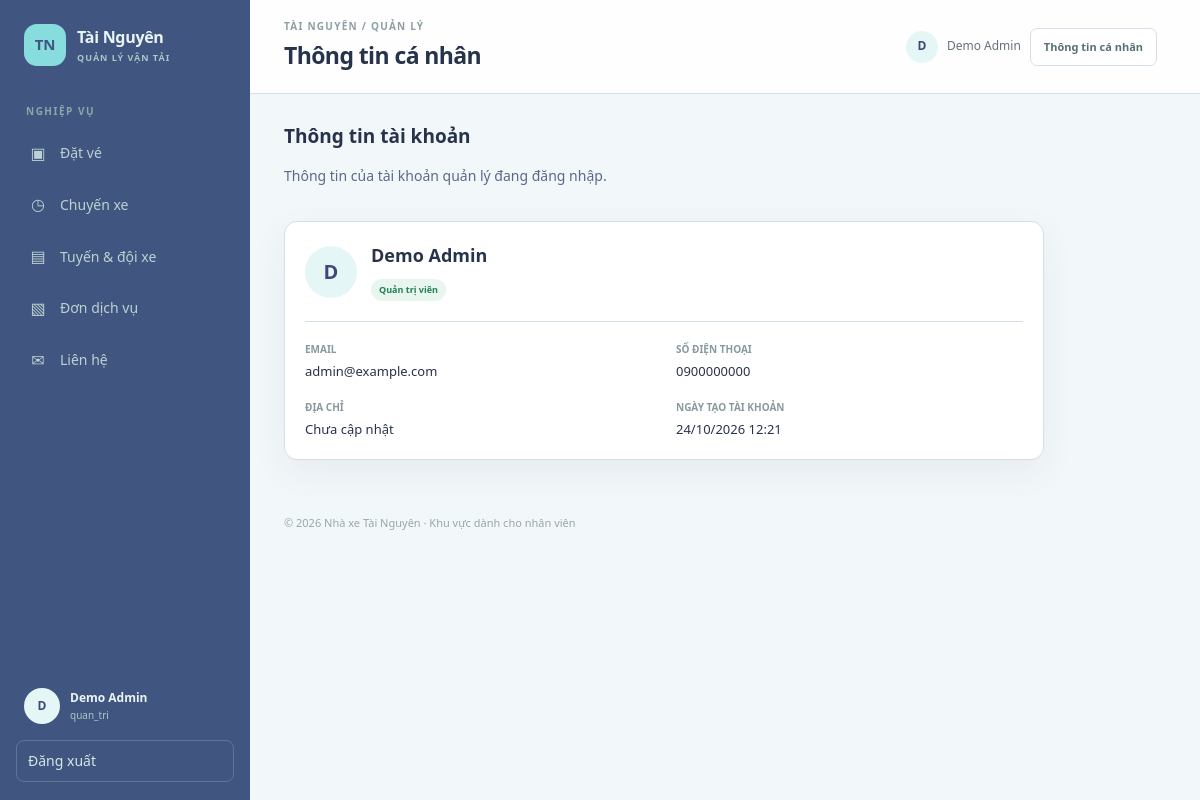
The page /Website_Manage/admin/modules/users/profile.php (signed in) on the database its author committed.
### tables this page shows
CREATE TABLE `nguoi_dung` (
  `ma_nguoi_dung` bigint(20) UNSIGNED NOT NULL,
  `ma_vai_tro` int(10) UNSIGNED NOT NULL,
  `ho_ten` varchar(100) NOT NULL,
  `email` varchar(150) DEFAULT NULL,
  `so_dien_thoai` varchar(20) DEFAULT NULL,
  `mat_khau` varchar(255) NOT NULL,
  `dia_chi` varchar(255) DEFAULT NULL,
  `trang_thai` enum('hoat_dong','tam_khoa') NOT NULL DEFAULT 'hoat_dong',
  `ngay_tao` timestamp NOT NULL DEFAULT current_timestamp()
);

CREATE TABLE `vai_tro` (
  `ma_vai_tro` int(10) UNSIGNED NOT NULL,
  `ten_vai_tro` varchar(50) NOT NULL,
  `mo_ta` varchar(255) DEFAULT NULL
);

### Website_Manage/admin/_bootstrap.php (called while the page is built, shortened)
<?php
function admin_e($value): string
{
    return htmlspecialchars((string) $value, ENT_QUOTES | ENT_SUBSTITUTE, 'UTF-8');
}
function admin_base_url(): string
{
    $scriptName = str_replace('\\', '/', (string) ($_SERVER['SCRIPT_NAME'] ?? ''));
    $adminPosition = strpos($scriptName, '/admin/');
    if ($adminPosition !== false) {
        return substr($scriptName, 0, $adminPosition + strlen('/admin'));
    }
    return rtrim(str_replace('\\', '/', dirname($scriptName)), '/');
}
function admin_url(string $path): string
{
    return admin_base_url() . '/' . ltrim($path, '/');
}
function admin_project_url(string $path): string
{
    $projectBase = dirname(dirname(admin_base_url()));
    return rtrim($projectBase, '/') . '/' . ltrim($path, '/');
}
function admin_asset_url(string $path): string
{
    return admin_project_url('Website_Manage/assets/' . ltrim($path, '/'));
}

### Website_Manage/admin/modules/users/profile.php (the view, shortened to what this page needs)
<?php
require_once __DIR__ . '/../../_bootstrap.php';
$userId = (int) $_SESSION['account']['id'];
$stmt = $conn->prepare(
    "SELECT nd.ho_ten, nd.email, nd.so_dien_thoai, nd.dia_chi, nd.trang_thai, nd.ngay_tao, vt.ten_vai_tro
     FROM nguoi_dung nd
     INNER JOIN vai_tro vt ON vt.ma_vai_tro = nd.ma_vai_tro
     WHERE nd.ma_nguoi_dung = ? AND nd.trang_thai = 'hoat_dong'
     LIMIT 1"
);
$stmt->bind_param('i', $userId);
$stmt->execute();
$profile = $stmt->get_result()->fetch_assoc();
$roleLabels = [
    'quan_tri' => 'Quản trị viên',
    'nhan_vien' => 'Nhân viên',
];
$activePage = 'profile';
$pageTitle = 'Thông tin cá nhân';
require __DIR__ . '/../../../includes/header.php';
?>
<div class="page-intro">
    <div>
        <h2>Thông tin tài khoản</h2>
        <p class="muted">Thông tin của tài khoản quản lý đang đăng nhập.</p>
    </div>
</div>
<section class="card profile-card">
    <div class="profile-heading">
        <span class="avatar profile-avatar"><?= admin_e(mb_substr($profile['ho_ten'], 0, 1, 'UTF-8')) ?></span>
        <div>
            <h2><?= admin_e($profile['ho_ten']) ?></h2>
            <span class="status status-success"><?= admin_e($roleLabels[$profile['ten_vai_tro']] ?? $profile['ten_vai_tro']) ?></span>
        </div>
    </div>
    <dl class="profile-details">
        <div><dt>Email</dt><dd><?= admin_e($profile['email'] ?: 'Chưa cập nhật') ?></dd></div>
        <div><dt>Số điện thoại</dt><dd><?= admin_e($profile['so_dien_thoai'] ?: 'Chưa cập nhật') ?></dd></div>
        <div><dt>Địa chỉ</dt><dd><?= admin_e($profile['dia_chi'] ?: 'Chưa cập nhật') ?></dd></div>
        <div><dt>Ngày tạo tài khoản</dt><dd><?= admin_e(date('d/m/Y H:i', strtotime($profile['ngay_tao']))) ?></dd></div>
    </dl>
</section>
<?php require __DIR__ . '/../../../includes/footer.php'; ?>

### Website_Manage/includes/header.php (shortened to what this page needs)
<?php
$activePage = $activePage ?? '';
$pageTitle = $pageTitle ?? 'Khu vực quản lý';
$currentUser = $_SESSION['account'];
?>
<!doctype html>
<html lang="vi">
<head>
    <link rel="stylesheet" href="<?= admin_e(admin_asset_url('css/admin.css')) ?>">
</head>
<body>
<div class="admin-shell">
    <aside class="sidebar">
        <a class="brand" href="<?= admin_e(admin_url('modules/bookings/bookings.php')) ?>"><span class="brand-mark">TN</span><span>Tài Nguyên<small>QUẢN LÝ VẬN TẢI</small></span></a>
        <p class="nav-caption">NGHIỆP VỤ</p>
        <nav class="side-nav" aria-label="Điều hướng quản lý">
            <a class="<?= $activePage === 'bookings' ? 'active' : '' ?>" href="<?= admin_e(admin_url('modules/bookings/bookings.php')) ?>"><span class="nav-icon">▣</span> Đặt vé</a>
            <a class="<?= $activePage === 'trips' ? 'active' : '' ?>" href="<?= admin_e(admin_url('modules/trips/trips.php')) ?>"><span class="nav-icon">◷</span> Chuyến xe</a>
            <a class="<?= $activePage === 'fleet' ? 'active' : '' ?>" href="<?= admin_e(admin_url('modules/fleet/fleet.php')) ?>"><span class="nav-icon">▤</span> Tuyến &amp; đội xe</a>
            <a class="<?= $activePage === 'services' ? 'active' : '' ?>" href="<?= admin_e(admin_url('modules/services/services.php')) ?>"><span class="nav-icon">▧</span> Đơn dịch vụ</a>
            <a class="<?= $activePage === 'contacts' ? 'active' : '' ?>" href="<?= admin_e(admin_url('modules/support/contacts.php')) ?>"><span class="nav-icon">✉</span> Liên hệ</a>
        </nav>
        <div class="sidebar-bottom">
            <div class="user-chip"><span class="avatar"><?= admin_e(mb_substr($currentUser['name'], 0, 1, 'UTF-8')) ?></span><span><?= admin_e($currentUser['name']) ?><small><?= admin_e($currentUser['role']) ?></small></span></div>
            <form method="post" action="<?= admin_e(admin_project_url('Website_Customer/pages/logout.php')) ?>">
                <button class="logout-button" type="submit">Đăng xuất</button>
            </form>
        </div>
    </aside>
    <main class="main-panel">
        <header class="topbar">
            <div><p class="eyebrow">TÀI NGUYÊN / QUẢN LÝ</p><h1><?= admin_e($pageTitle) ?></h1></div>
            <div class="topbar-user">
                <span class="avatar avatar-small"><?= admin_e(mb_substr($currentUser['name'], 0, 1, 'UTF-8')) ?></span>
                <span><?= admin_e($currentUser['name']) ?></span>
                <a class="button button-light topbar-profile-link" href="<?= admin_e(admin_url('modules/users/profile.php')) ?>">Thông tin cá nhân</a>
            </div>
        </header>
        <div class="content">

### Website_Manage/assets/css/admin.css (style rules this page uses)
:root { color-scheme: light; --ink: #27334B; --muted: #596A86; --line: #D5DFEA; --canvas: #F2F7FA; --card: #fff; --green: #434777; --green-dark: #405580; --green-soft: #E5F6F6; --orange: #87DDDD; --red: #c94f4f; --shadow: 0 12px 35px rgba(24, 51, 59, .06); }
* { box-sizing: border-box; }
body { margin: 0; background: var(--canvas); color: var(--ink); font: 14px/1.55 "Segoe UI", Arial, sans-serif; }
a { color: var(--green); text-decoration: none; }
button, input, select, textarea { font: inherit; }
button, a, input, select, textarea { outline-color: #87DDDD; }
.admin-shell { min-height: 100vh; }
.sidebar { position: fixed; inset: 0 auto 0 0; z-index: 5; display: flex; width: 250px; flex-direction: column; padding: 24px 16px 18px; background: #405580; color: #e8f5f3; }
.brand { display: flex; align-items: center; gap: 11px; padding: 0 8px; color: inherit; font-size: 16px; font-weight: 800; letter-spacing: -.3px; }
.brand-mark { display: grid; width: 42px; height: 42px; place-items: center; border-radius: 13px; background: #87DDDD; color: #405580; font-size: 15px; font-weight: 800; }
.brand small { display: block; margin-top: 2px; color: #a9c8c5; font-size: 9px; font-weight: 600; letter-spacing: 1px; }
.nav-caption { margin: 38px 10px 10px; color: #87aaa7; font-size: 10px; font-weight: 700; letter-spacing: 1.5px; }
.side-nav { display: grid; gap: 5px; }
.side-nav a { display: flex; align-items: center; gap: 12px; padding: 11px 12px; border-radius: 9px; color: #bdd2d0; font-weight: 500; transition: .18s ease; }
.nav-icon { width: 20px; text-align: center; font-size: 16px; }
.sidebar-bottom { display: grid; gap: 12px; margin-top: auto; }
.user-chip { display: flex; align-items: center; gap: 10px; padding: 12px 8px 4px; font-size: 12px; font-weight: 600; }
.user-chip small { display: block; color: #a9c8c5; font-size: 10px; font-weight: 400; }
.avatar { display: grid; width: 36px; height: 36px; flex: 0 0 auto; place-items: center; border-radius: 50%; background: #E5F6F6; color: #434777; font-weight: 800; }
.avatar-small { width: 32px; height: 32px; }
.logout-button { width: 100%; padding: 9px 11px; border: 1px solid rgba(255,255,255,.18); border-radius: 8px; background: transparent; color: #d5e7e5; cursor: pointer; text-align: left; }
.main-panel { min-height: 100vh; margin-left: 250px; }
.topbar { display: flex; min-height: 94px; align-items: center; justify-content: space-between; gap: 20px; padding: 16px 34px; border-bottom: 1px solid var(--line); background: rgba(255,255,255,.9); }
.topbar h1 { margin: 0; font-size: 23px; letter-spacing: -.6px; }
.eyebrow { margin: 0 0 4px; color: #8c9fa2; font-size: 10px; font-weight: 700; letter-spacing: 1.25px; }
.topbar-user { display: flex; align-items: center; gap: 9px; color: #617478; font-size: 12px; }
.topbar-profile-link { min-height: 32px; padding: 6px 9px; font-size: 10px; white-space: nowrap; }
.content { max-width: 1500px; margin: 0 auto; padding: 28px 34px 34px; }
.page-intro { display: flex; align-items: end; justify-content: space-between; gap: 16px; margin: 0 0 20px; }
.page-intro h2 { margin: 0; font-size: 19px; }
.muted { color: var(--muted); }
.card { margin-bottom: 20px; padding: 20px; border: 1px solid var(--line); border-radius: 13px; background: var(--card); box-shadow: var(--shadow); }
.button { display: inline-flex; min-height: 38px; align-items: center; justify-content: center; gap: 6px; padding: 8px 13px; border: 1px solid transparent; border-radius: 7px; cursor: pointer; font-size: 11px; font-weight: 700; }
.button-light { border-color: var(--line); background: #fff; color: #577075; }
.status { display: inline-flex; padding: 4px 8px; border-radius: 999px; background: #edf2f2; color: #62767a; font-size: 9px; font-weight: 700; white-space: nowrap; }
.status-success { background: #e8f6ef; color: #238153; }
.profile-card { max-width: 760px; }
.profile-heading { display: flex; align-items: center; gap: 14px; padding-bottom: 20px; border-bottom: 1px solid var(--line); }
.profile-avatar { width: 52px; height: 52px; font-size: 20px; }
.profile-heading h2 { margin: 0 0 7px; font-size: 18px; }
.profile-details { display: grid; grid-template-columns: repeat(2, minmax(0, 1fr)); gap: 18px 24px; margin: 20px 0 0; }
.profile-details div { min-width: 0; }
.profile-details dt { margin-bottom: 4px; color: #899a9d; font-size: 10px; font-weight: 700; text-transform: uppercase; }
.profile-details dd { margin: 0; overflow-wrap: anywhere; color: var(--ink); font-size: 13px; }

### rows shown on the page
nguoi_dung: ho_ten "D", ho_ten "Demo Admin", ma_vai_tro.ten_vai_tro "quan_tri", ma_vai_tro.ten_vai_tro "Quản trị viên", email "admin@example.com", so_dien_thoai "0900000000", dia_chi "Chưa cập nhật", ngay_tao "24/10/2026 12:21"

### other values the page prints
admin_e($pageTitle) "Thông tin cá nhân"
